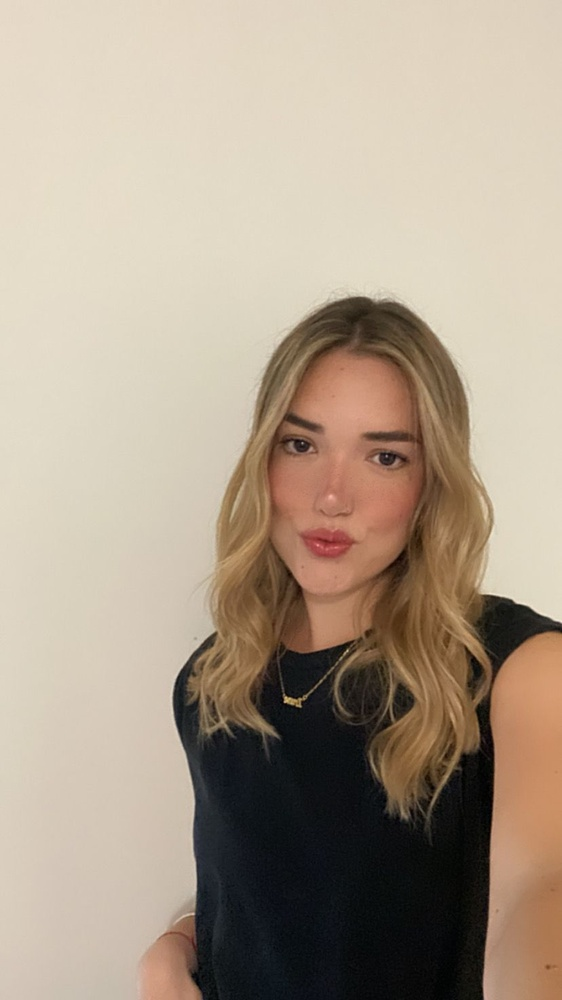
#> input picture repo/img/iru.jpg, 562 x 1000 px, shrunk from 828 x 1472 before the run
$ python tsp_from_image.py ../repo/img/iru.jpg
#> lines starting #> are read from the running program, lines starting #| are printed output that depends on the picture
### iruface/tsputils.py
import io

import numpy as np

# Reading utilities
# [30 lines left out: functions read_tsplib_tour, read_tsplib_points, not called in this run]

# Creation utilities
def tsplib_points_from_coord(xy):
    sio = io.StringIO()

    # SPECIFICATION
    print("TYPE : TSP",file=sio)
    print(f"DIMENSION: {xy.shape[0]}", file=sio)
    print(f"EDGE_WEIGHT_TYPE : EUC_2D", file=sio)

    # NODE COORD
    print("NODE_COORD_SECTION",file=sio)
    for l,(x,y) in enumerate(xy):
        print(l,x,y,file=sio)

    print("EOF",file=sio) #EOF

    sio.seek(0)
    return sio.read()

### scripts/tsp_from_image.py
from iruface.tsputils import tsplib_points_from_coord

import cv2
import numpy as np

from argparse import ArgumentParser


def _build_parser():
    parser = ArgumentParser()
    parser.add_argument("image",help="Image to convert to TSP format.")

    return parser

if __name__ == "__main__":
    parser = _build_parser()
    args = parser.parse_args()

    # Load and Process image
    img = cv2.imread(args.image,)
#> img is the input picture: shape (1000, 562, 3); mean B, G, R 140.1, 157.7, 172.9
    img_bw = np.max(img,axis=2) # Make monochrome
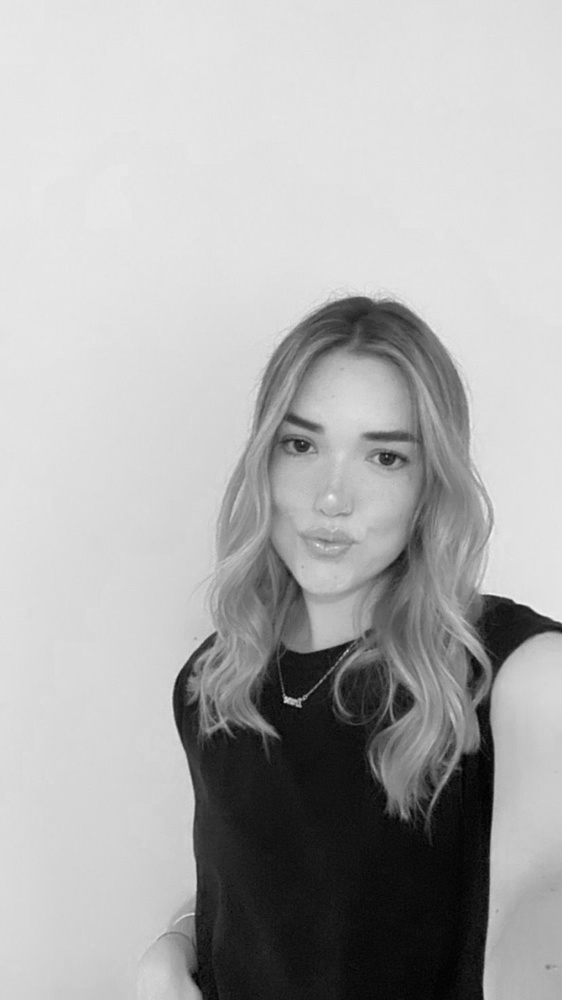
#> img_bw: shape (1000, 562); min 0, max 249, mean 173.7

    x,y = np.nonzero(img_bw)
    xy = np.stack((x,y),axis=1)
#> xy = 561994 pairs, first value 0 to 999, second value 0 to 561

    # Get tsp format points
    tsp = tsplib_points_from_coord(xy)
    print(tsp)
#> (printed output is left out)
